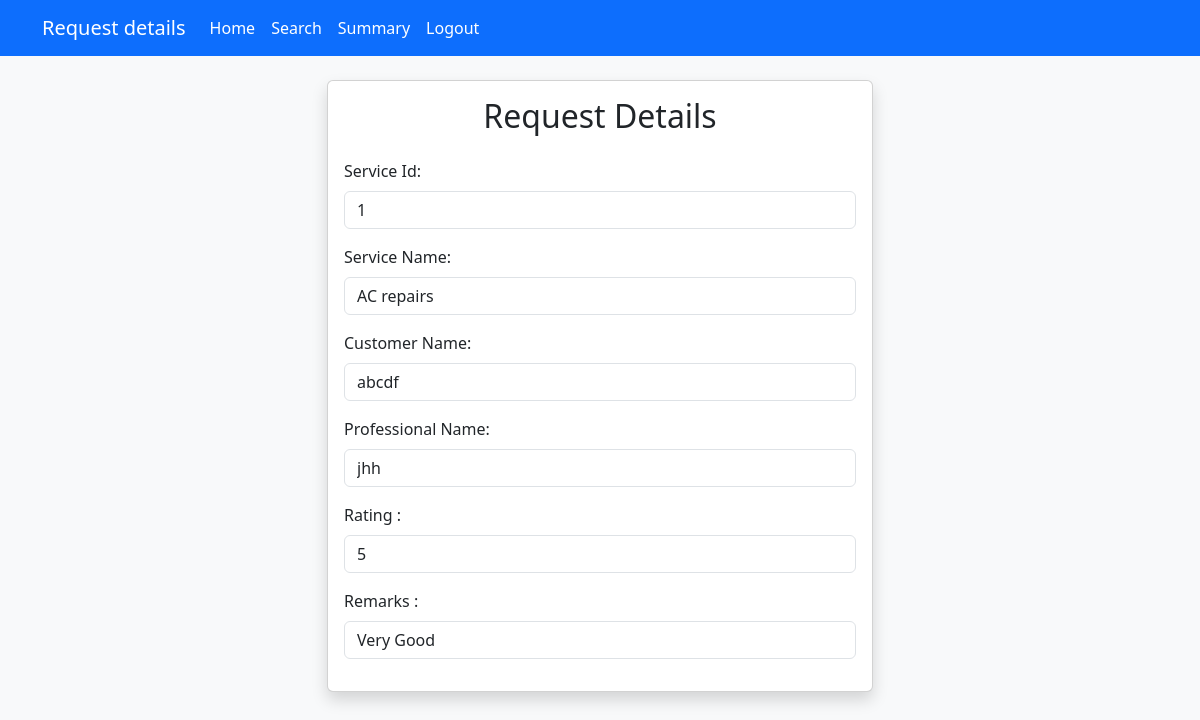
Screenshot of /check_Request/1 with the database file from the repository.
### app.py (models this page shows)
class Request(db.Model):
    __tablename__ = 'request'
    id = db.Column(db.Integer, primary_key=True,autoincrement=True)
    customer_id = db.Column(db.Integer, db.ForeignKey('Customer.id'), nullable=False)
    professional_id = db.Column(db.Integer, db.ForeignKey('Professional.id'), nullable=True)
    service_id = db.Column(db.Integer, db.ForeignKey('services.id'), nullable=False)
    status = db.Column(db.String(20), nullable=False)
    rating = db.Column(db.Integer, nullable=True)
    remarks = db.Column(db.String(600), nullable=True)
    hidden_from_professionals = db.relationship('Professional', secondary=hidden_requests, backref='hidden_requests')
    customer = db.relationship('Customer', backref='requests')
    professional = db.relationship('Professional', backref='requests')
    service = db.relationship('Service', backref='requests')

class Service(db.Model):
    __tablename__ = 'services'
    id = db.Column(db.Integer, primary_key=True,autoincrement=True)
    name = db.Column(db.String(255), nullable=False)
    description = db.Column(db.String(255), nullable=True)
    price = db.Column(db.Float, nullable=False)
    categorie = db.Column(db.String(255), nullable=False)

class Customer(db.Model):
    __tablename__ = 'Customer'
    id = db.Column(db.Integer, primary_key=True,autoincrement=True)
    login_id = db.Column(db.Integer, db.ForeignKey('login.id'), nullable=False)  # Foreign key
    fullname = db.Column(db.String(150), nullable=False)
    address = db.Column(db.String(250), nullable=False)
    pincode = db.Column(db.String(10), nullable=False)
    number = db.Column(db.Integer, nullable=False, unique=True)
    status = db.Column(db.String(20), nullable=True)

class Professional(db.Model):
    __tablename__ = 'Professional'
    id = db.Column(db.Integer, primary_key=True,autoincrement=True)
    login_id = db.Column(db.Integer, db.ForeignKey('login.id'), nullable=False)  # Foreign key
    fullname = db.Column(db.String(150), nullable=False)
    service_id = db.Column(db.Integer, db.ForeignKey('services.id'), nullable=False)  # Foreign key
    experience = db.Column(db.Integer, nullable=False)
    address = db.Column(db.String(250), nullable=False)
    pincode = db.Column(db.String(10), nullable=False)
    number = db.Column(db.Integer, nullable=False, unique=True)
    service = db.relationship('Service', backref='Professionals')
    status = db.Column(db.String(20), nullable=False)
    rating = db.Column(db.Integer, nullable=True)

### app.py (the view)
@app.route("/check_Request/<int:id>", methods=["GET"])
def check_Request(id):
    r = Request.query.get(id)
    return render_template("A_RequestDetails.html", r=r)

### templates/A_RequestDetails.html (shortened to what this page needs)
<!DOCTYPE html>
<html lang="en">
<head>
    <link href="https://cdn.jsdelivr.net/npm/bootstrap@5.3.0/dist/css/bootstrap.min.css" rel="stylesheet">
    <link rel="stylesheet" href="https://cdn.jsdelivr.net/npm/bootstrap-icons@1.11.1/font/bootstrap-icons.css">
</head>
<body class="bg-light">
    <nav class="navbar navbar-expand-lg navbar-dark bg-primary">
        <div class="container">
            <h1 class="navbar-brand mb-0">Request details</h1>
            <div class="collapse navbar-collapse" id="navbarNav">
                <ul class="navbar-nav">
                <a class="nav-link text-white" href="/DashBoard">Home</a>
                <a class="nav-link text-white" href="/ad_Search">Search</a>
                <a class="nav-link text-white" href="/ad_summary">Summary</a>
                <a class="nav-link text-white" href="/login">Logout</a>
                </ul>
            </div>
        </div>
    </nav>
    <div class="container py-4">
        <div class="row justify-content-center">
            <div class="col-md-6">
                <div class="card shadow">
                    <div class="card-body">
                        <h2 class="card-title text-center mb-4">Request Details</h2>
                        <div class="mb-3">
                            <label for="Id" class="form-label">Service Id:</label>
                            <input type="number" class="form-control" id="name" name="name" value="{{r.id}}" readonly >
                        </div>
                        <div class="mb-3">
                            <label for="name" class="form-label">Service Name:</label>
                            <input type="text" class="form-control" id="name" name="name" value="{{r.service.name}}" readonly >
                        </div>
                        <div class="mb-3">
                            <label for="name" class="form-label">Customer Name:</label>
                            <input type="text" class="form-control" id="phone" name="number" value="{{r.customer.fullname}}" readonly>
                        </div>
                        <div class="mb-3">
                            <label for="name" class="form-label">Professional Name:</label>
                            <input type="text" class="form-control" id="location" name="address" value="{{r.professional.fullname}}" readonly>
                        </div>
                        <div class="mb-3">
                            <label for="Rating" class="form-label">Rating :</label>
                            <input type="number" class="form-control" id="location" name="pincode" value="{{r.rating}}" readonly>
                        </div>
                        <div class="mb-3">
                            <label for="Remarks" class="form-label">Remarks :</label>
                            <input type="text" class="form-control" id="location" name="pincode" value="{{r.remarks}}" readonly>
                        </div>
                    </div>
                </div>
            </div>
        </div>
    </div>
</body>
</html>

### rows the page displays
Request: name "1", pincode "5"
Service: name "AC repairs"
Customer: number "abcdf"
Professional: address "jhh"
